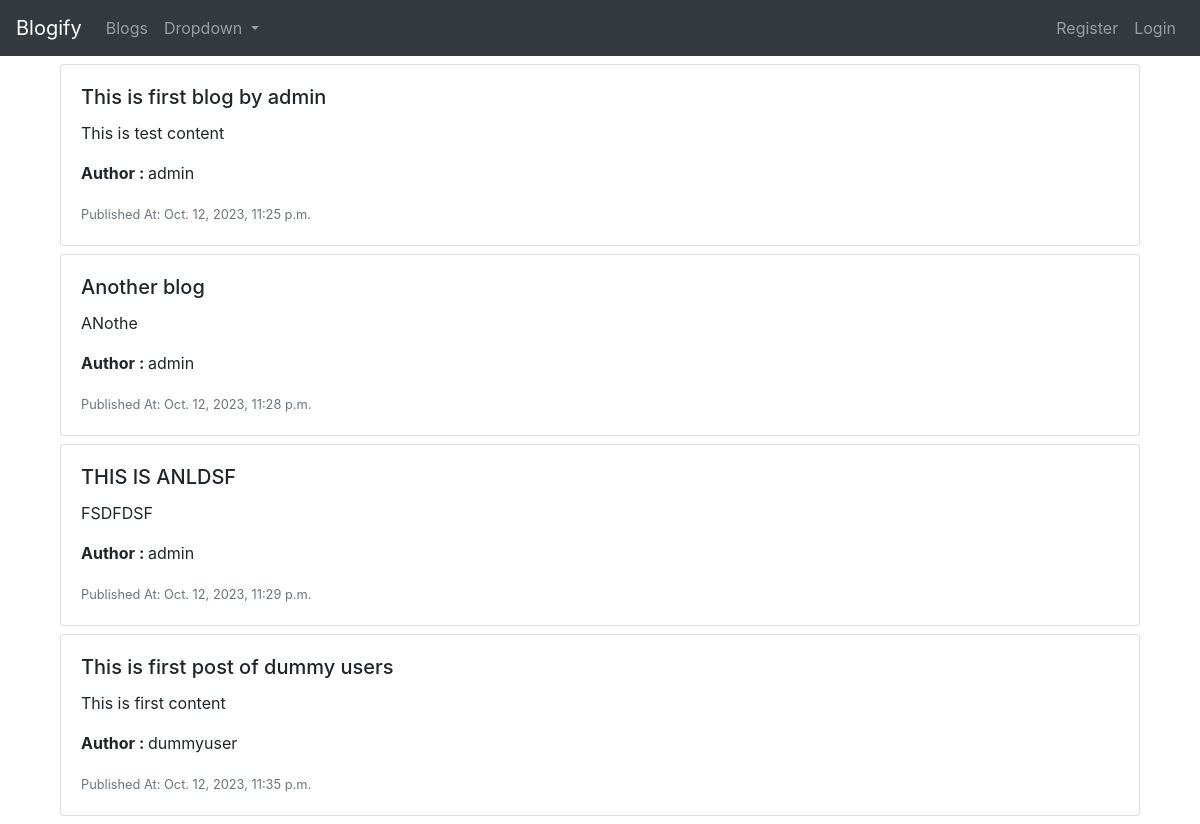
The page / on the database its author committed.
### blog/models.py (models this page shows, shortened)
class Blog(models.Model):
  title = models.CharField(
    max_length=100,
    validators=[validators.MinLengthValidator(3)]
  )
  content = models.TextField(validators=[validators.MinLengthValidator(5)])
  published_at = models.DateTimeField(auto_now=True)
  user = models.ForeignKey(User, on_delete=models.CASCADE, default=None)

### blog/views.py (the view)
# urls.py: path('', views.index, name='blogs_index'),
def index(request):
  blogs = Blog.objects.all()
  context = {
    'blogs': blogs
  }
  template = 'blog/index.html'
  return render(request, template, context)

### blog/templates/blog/index.html (shortened to what this page needs)
{% extends 'blog/base.html' %}
{% block main-content %}
<div class="container">
  {% if blogs %}
    {% for blog in blogs %}
      <div class="row my-2">
        <div class="col-12">
          <div class="card w-100">
            <div class="card-body">
              <h5 class="card-title">{{ blog.title }}</h5>
              <p class="card-text">{{ blog.content }}</p>
              <p class="card-text"><strong>Author : </strong> {{ blog.user }}</p>
              <p class="card-text"><small class="text-muted">Published At: {{blog.published_at}}</small></p>
            </div>
          </div>
        </div>
      </div>
    {% endfor %}
  {% else %}
    <div class="row">
      <div class="col-12 text-center mt-5">
          <p>No blog post available</p>
      </div>
    </div>
  {% endif %}
</div>
{% endblock %}

### rows shown on the page
Blog: title "This is first blog by admin", content "This is test content", user "admin", published_at "Oct. 12, 2023, 11:25 p.m."
Blog: title "Another blog", content "ANothe", user "admin", published_at "Oct. 12, 2023, 11:28 p.m."
Blog: title "THIS IS ANLDSF", content "FSDFDSF", user "admin", published_at "Oct. 12, 2023, 11:29 p.m."
Blog: title "This is first post of dummy users", content "This is first content", user "dummyuser", published_at "Oct. 12, 2023, 11:35 p.m."
